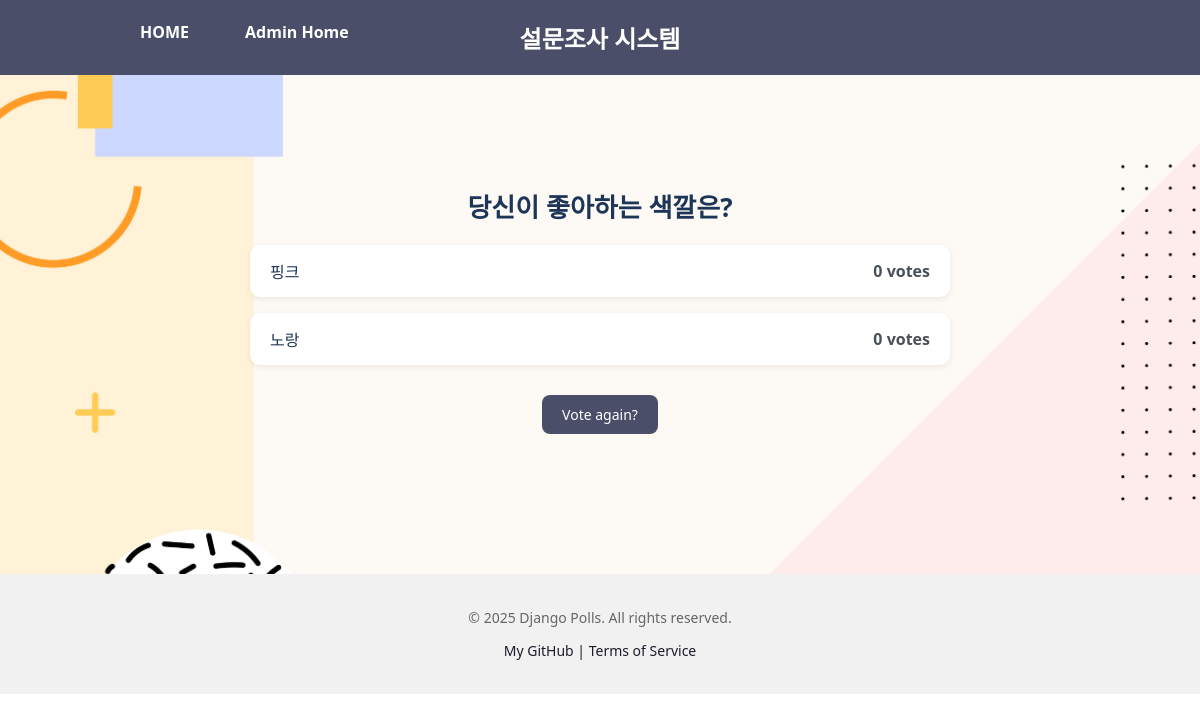
Before: /polls/5/results/ with the older database file.
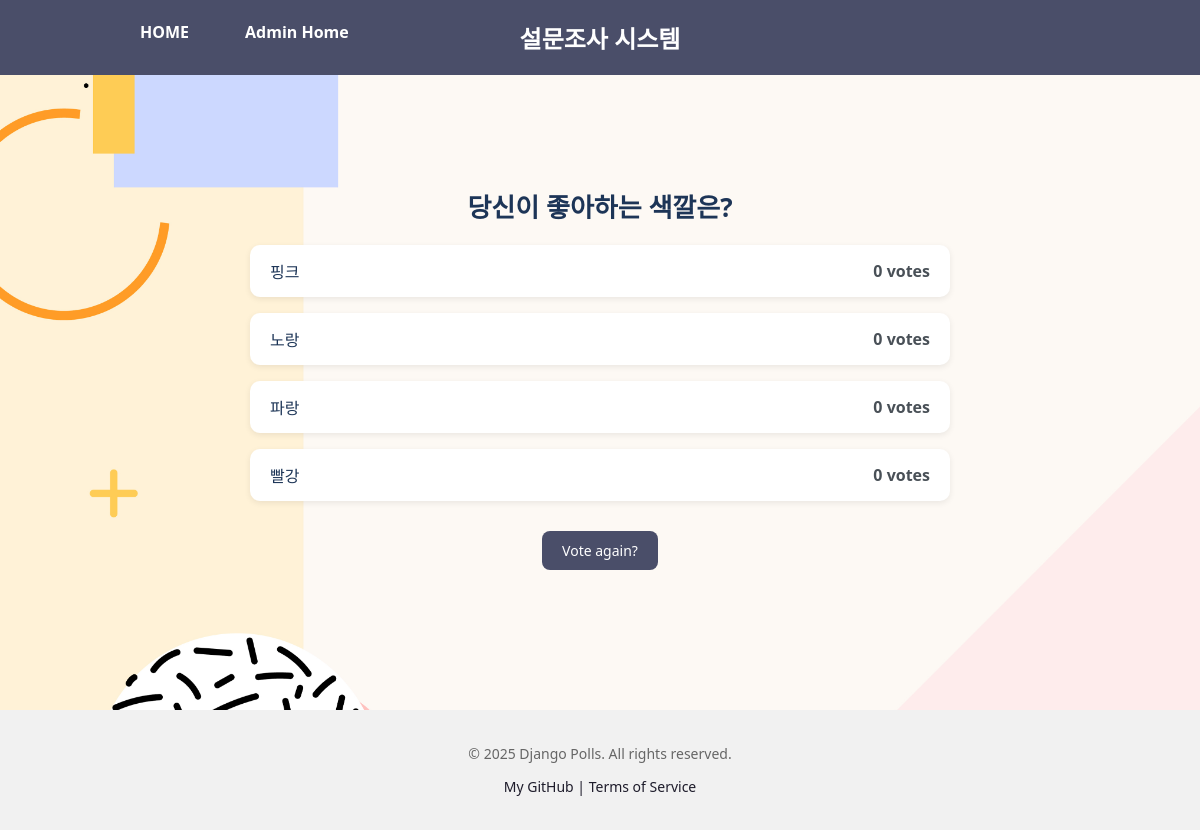
After: the same page with the newer database file.
### polls/models.py (models this page shows, shortened)
class Question(models.Model):
    question_text = models.CharField(max_length=200)
    pub_date = models.DateTimeField('date published')

class Choice(models.Model):
    question = models.ForeignKey(Question, on_delete = models.CASCADE)
    choice_text = models.CharField(max_length=200)
    votes = models.IntegerField(default=0)

### polls/views.py (the view)
# urls.py: path("<int:pk>/results/", views.ResultsView.as_view(), name="results"),
class ResultsView(generic.DetailView):
    model = Question
    template_name = "polls/results.html"
    context_object_name = "question"

### templates/polls/results.html (shortened to what this page needs)
{% extends "polls/base.html" %}
{% load static %}
{% block content %}
<link rel="stylesheet" href="{% static 'polls/results.css' %}">
<div class="results-container">
  <h2 class="question-title">{{ question.question_text }}</h2>
  <ul class="result-list">
    {% for choice in question.choice_set.all %}
      <li>
        <span class="choice-text">{{ choice.choice_text }}</span>
        <span class="vote-count">{{ choice.votes }} vote{{ choice.votes|pluralize }}</span>
      </li>
    {% endfor %}
  </ul>
  <div class="vote-again">
    <a href="{% url 'polls:detail' question.id %}" class="vote-again-btn">Vote again?</a>
  </div>
</div>
{% endblock %}

### templates/polls/base.html
{% load static %}
<!DOCTYPE html>
<html lang="ko">
{% include "polls/head.html" %}
<body>
    {% include "polls/header.html" %}
    <main>
        {% block content %}{% endblock %}
    </main>
    {% include "polls/footer.html" %}
</body>
</html>

### templates/polls/head.html (shortened to what this page needs)
{% load static %}
<head>
  <link rel="stylesheet" href="{% static 'polls/css/index.css' %}" />
  <link rel="stylesheet" href="{% static 'polls/css/detail.css' %}" />
  <link rel="stylesheet" href="{% static 'polls/css/style.css' %}" />
  <link rel="stylesheet" href="{% static 'polls/css/accounts.css' %}" />
</head>

### templates/polls/header.html
{% load static %}
<header>
 <div class="site-header">
  <h1 class="site-title">설문조사 시스템</h1>
  <nav class="site-nav">
   <ul>
    <li><a href="{% url 'polls:index' %}">HOME</a></li>
    <li><a href="{% url 'admin:index' %}">Admin Home</a></li>
   </ul>
  </nav>
 </div>
</header>

### templates/polls/footer.html
{% load static %}
<footer>
 <div class="site-footer">
  <p>&copy; 2025 Django Polls. All rights reserved.</p>
  <p>
   <a href="https://github.com/yourusername">My GitHub |</a>
   <a href="/terms">Terms of Service</a>
  </p>
 </div>
</footer>

### static/polls/css/index.css (style rules this page uses)
body { background: url("../images/background.jpg") no-repeat top left; background-size: cover; font-family: "Segoe UI", sans-serif; margin: 0; padding: 0; }
header { background-color: #4a4e69; color: white; padding: 20px; justify-content: space-between; align-items: center; position: relative; }
.site-nav li { display: inline; background: none; box-shadow: none; }
main { padding: 20px; text-align: center; }
h2 { color: #333; font-size: 28px; margin-bottom: 20px; }
ul { list-style: none; padding: 0; margin: 0 auto; max-width: 700px; }
li { background-color: white; border-radius: 10px; margin-bottom: 12px; padding: 15px 20px; box-shadow: 0 2px 6px rgba(0, 0, 0, 0.1); transition: background-color 0.2s ease; }
a { text-decoration: none; font-size: 18px; color: #1d3557; }
footer { margin-top: 50px; padding: 20px; background-color: #f1f1f1; text-align: center; font-size: 14px; color: #666; }
footer a { color: #1e1c2b; text-decoration: none; font-size: 14px; }
.site-header { width: 100%; position: relative; text-align: center; }
.site-title { margin: 0; font-size: 24px; }
.site-nav { position: absolute; left: 100px; top: 50%; transform: translateY(-50%); }
.site-nav ul { list-style: none; margin: 0; padding: 0; }
.site-nav a { color: white; text-decoration: none; font-weight: bold; font-size: 16px; }
.results-container { max-width: 700px; margin: 50px auto; padding: 20px; text-align: center; }
.question-title { font-size: 24px; font-weight: bold; margin-bottom: 30px; color: #2c2c2c; }
.result-list { list-style: none; padding: 0; margin: 0; }
.result-list li { background-color: white; border-radius: 10px; margin-bottom: 16px; padding: 14px 20px; box-shadow: 0 2px 6px rgba(0, 0, 0, 0.08); display: flex; justify-content: space-between; align-items: center; font-size: 16px; transition: background-color 0.2s ease; }
.choice-text { font-weight: 500; color: #1d3557; }
.vote-count { font-weight: 600; color: #495057; }
.vote-again { margin-top: 30px; }
.vote-again-btn { display: inline-block; background-color: #4a4e69; color: white; padding: 10px 20px; border-radius: 8px; font-size: 14px; text-decoration: none; transition: background-color 0.2s ease; }

### static/polls/css/detail.css (style rules this page uses)
.question-title { font-size: 26px; color: #1d3557; margin-bottom: 20px; }

### static/polls/css/accounts.css (style rules this page uses)
.site-nav li { display: flex; align-items: center; }
.site-nav ul { list-style: none; display: flex; gap: 1rem; margin: 0; padding: 0; }

Changed rows visible on the page:
added Choice: choice_text "파랑", votes "0"
added Choice: choice_text "빨강", votes "0"
